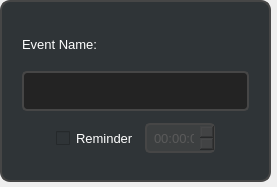
<?xml version="1.0" encoding="UTF-8"?>
<ui version="4.0">
 <class>EventDialog</class>
 <widget class="QWidget" name="EventDialog">
  <property name="geometry">
   <rect>
    <x>0</x>
    <y>0</y>
    <width>277</width>
    <height>187</height>
   </rect>
  </property>
  <property name="sizePolicy">
   <sizepolicy hsizetype="Preferred" vsizetype="Minimum">
    <horstretch>0</horstretch>
    <verstretch>0</verstretch>
   </sizepolicy>
  </property>
  <property name="maximumSize">
   <size>
    <width>277</width>
    <height>187</height>
   </size>
  </property>
  <property name="font">
   <font>
    <family>Segoe UI</family>
    <pointsize>10</pointsize>
   </font>
  </property>
  <property name="windowTitle">
   <string>Form</string>
  </property>
  <property name="styleSheet">
   <string notr="true">QFrame
{
	border: 1.5px solid rgb(70, 70, 70);
	border-radius: 10px;
}</string>
  </property>
  <layout class="QVBoxLayout" name="verticalLayout">
   <property name="spacing">
    <number>0</number>
   </property>
   <property name="leftMargin">
    <number>0</number>
   </property>
   <property name="topMargin">
    <number>0</number>
   </property>
   <property name="rightMargin">
    <number>5</number>
   </property>
   <property name="bottomMargin">
    <number>5</number>
   </property>
   <item>
    <widget class="QFrame" name="frame">
     <property name="maximumSize">
      <size>
       <width>271</width>
       <height>218</height>
      </size>
     </property>
     <property name="font">
      <font>
       <family>Segoe UI</family>
       <pointsize>10</pointsize>
      </font>
     </property>
     <property name="styleSheet">
      <string notr="true">background-color: rgb(47, 52, 55);</string>
     </property>
     <property name="frameShape">
      <enum>QFrame::StyledPanel</enum>
     </property>
     <property name="frameShadow">
      <enum>QFrame::Plain</enum>
     </property>
     <property name="lineWidth">
      <number>1</number>
     </property>
     <property name="midLineWidth">
      <number>0</number>
     </property>
     <layout class="QVBoxLayout" name="verticalLayout_2">
      <property name="spacing">
       <number>5</number>
      </property>
      <property name="leftMargin">
       <number>20</number>
      </property>
      <property name="topMargin">
       <number>20</number>
      </property>
      <property name="rightMargin">
       <number>20</number>
      </property>
      <property name="bottomMargin">
       <number>20</number>
      </property>
      <item>
       <widget class="QLabel" name="label">
        <property name="font">
         <font>
          <family>Segoe UI</family>
          <pointsize>10</pointsize>
         </font>
        </property>
        <property name="styleSheet">
         <string notr="true">border: 0px solid #FFFFFF;
border-radius: 10px;
color: rgb(255, 255, 255);</string>
        </property>
        <property name="text">
         <string>Event Name:</string>
        </property>
       </widget>
      </item>
      <item>
       <widget class="QLineEdit" name="eventName">
        <property name="sizePolicy">
         <sizepolicy hsizetype="Expanding" vsizetype="Minimum">
          <horstretch>0</horstretch>
          <verstretch>0</verstretch>
         </sizepolicy>
        </property>
        <property name="maximumSize">
         <size>
          <width>16777215</width>
          <height>40</height>
         </size>
        </property>
        <property name="font">
         <font>
          <family>Segoe UI</family>
          <pointsize>10</pointsize>
         </font>
        </property>
        <property name="styleSheet">
         <string notr="true">border: 1.5px solid rgb(70, 70, 70);
border-radius: 5px;
background-color: rgb(35, 35, 35);
padding: 5px;
color: rgb(255, 255, 255);</string>
        </property>
        <property name="text">
         <string/>
        </property>
        <property name="frame">
         <bool>false</bool>
        </property>
        <property name="placeholderText">
         <string/>
        </property>
       </widget>
      </item>
      <item>
       <widget class="QFrame" name="frame_2">
        <property name="maximumSize">
         <size>
          <width>231</width>
          <height>50</height>
         </size>
        </property>
        <property name="styleSheet">
         <string notr="true">QFrame
{
	border: none;
}</string>
        </property>
        <property name="frameShape">
         <enum>QFrame::StyledPanel</enum>
        </property>
        <property name="frameShadow">
         <enum>QFrame::Raised</enum>
        </property>
        <layout class="QHBoxLayout" name="horizontalLayout">
         <property name="spacing">
          <number>10</number>
         </property>
         <property name="leftMargin">
          <number>0</number>
         </property>
         <property name="topMargin">
          <number>0</number>
         </property>
         <property name="rightMargin">
          <number>0</number>
         </property>
         <property name="bottomMargin">
          <number>0</number>
         </property>
         <item>
          <spacer name="horizontalSpacer">
           <property name="orientation">
            <enum>Qt::Horizontal</enum>
           </property>
           <property name="sizeHint" stdset="0">
            <size>
             <width>40</width>
             <height>20</height>
            </size>
           </property>
          </spacer>
         </item>
         <item>
          <widget class="QCheckBox" name="checkBox">
           <property name="enabled">
            <bool>true</bool>
           </property>
           <property name="maximumSize">
            <size>
             <width>100</width>
             <height>30</height>
            </size>
           </property>
           <property name="font">
            <font>
             <family>Segoe UI</family>
             <pointsize>10</pointsize>
            </font>
           </property>
           <property name="styleSheet">
            <string notr="true">QCheckBox:enabled
{
	color: rgb(255, 255, 255);
}

QCheckBox:disabled
{
	color: rgb(70, 70, 70);
}

QCheckBox::indicator {
	height: 14px;
	width: 14px;
}

QCheckBox::indicator:checked {
    border-image : url(:/Icons/Resources/Icons/CheckBox Checked.svg);
}

QCheckBox::indicator:unchecked {
    border-image : url(:/Icons/Resources/Icons/CheckBox Unchecked.svg);
}
</string>
           </property>
           <property name="text">
            <string>Reminder</string>
           </property>
           <property name="checked">
            <bool>false</bool>
           </property>
          </widget>
         </item>
         <item>
          <widget class="QTimeEdit" name="timeEdit">
           <property name="enabled">
            <bool>false</bool>
           </property>
           <property name="sizePolicy">
            <sizepolicy hsizetype="Minimum" vsizetype="Minimum">
             <horstretch>0</horstretch>
             <verstretch>0</verstretch>
            </sizepolicy>
           </property>
           <property name="maximumSize">
            <size>
             <width>70</width>
             <height>30</height>
            </size>
           </property>
           <property name="font">
            <font>
             <family>Segoe UI</family>
             <pointsize>10</pointsize>
             <weight>50</weight>
             <italic>false</italic>
             <bold>false</bold>
            </font>
           </property>
           <property name="styleSheet">
            <string notr="true">QTimeEdit {
	font: 10pt &quot;Segoe UI&quot;;
	border: 1.5px solid rgb(70, 70, 70);
	border-radius: 5px;
	padding: 5px;
}

QTimeEdit:enabled
{
	background-color: rgb(35, 35, 35);
	color: rgb(255, 255, 255);
}

QTimeEdit:disabled
{
	background-color: #90464646;
	color: rgb(90, 90, 90);
}

QTimeEdit::up-button {
    width: 12px;
    border-image: url(:/Icons/Resources/Icons/Spinbox Up.svg);
	margin-right: 5px;
}

QTimeEdit::down-button {
    width: 12px;
    border-image: url(:/Icons/Resources/Icons/Spinbox Down.svg);
	margin-right: 5px;
}</string>
           </property>
          </widget>
         </item>
         <item>
          <spacer name="horizontalSpacer_2">
           <property name="orientation">
            <enum>Qt::Horizontal</enum>
           </property>
           <property name="sizeHint" stdset="0">
            <size>
             <width>40</width>
             <height>20</height>
            </size>
           </property>
          </spacer>
         </item>
        </layout>
       </widget>
      </item>
     </layout>
    </widget>
   </item>
  </layout>
 </widget>
 <resources/>
 <connections/>
</ui>
